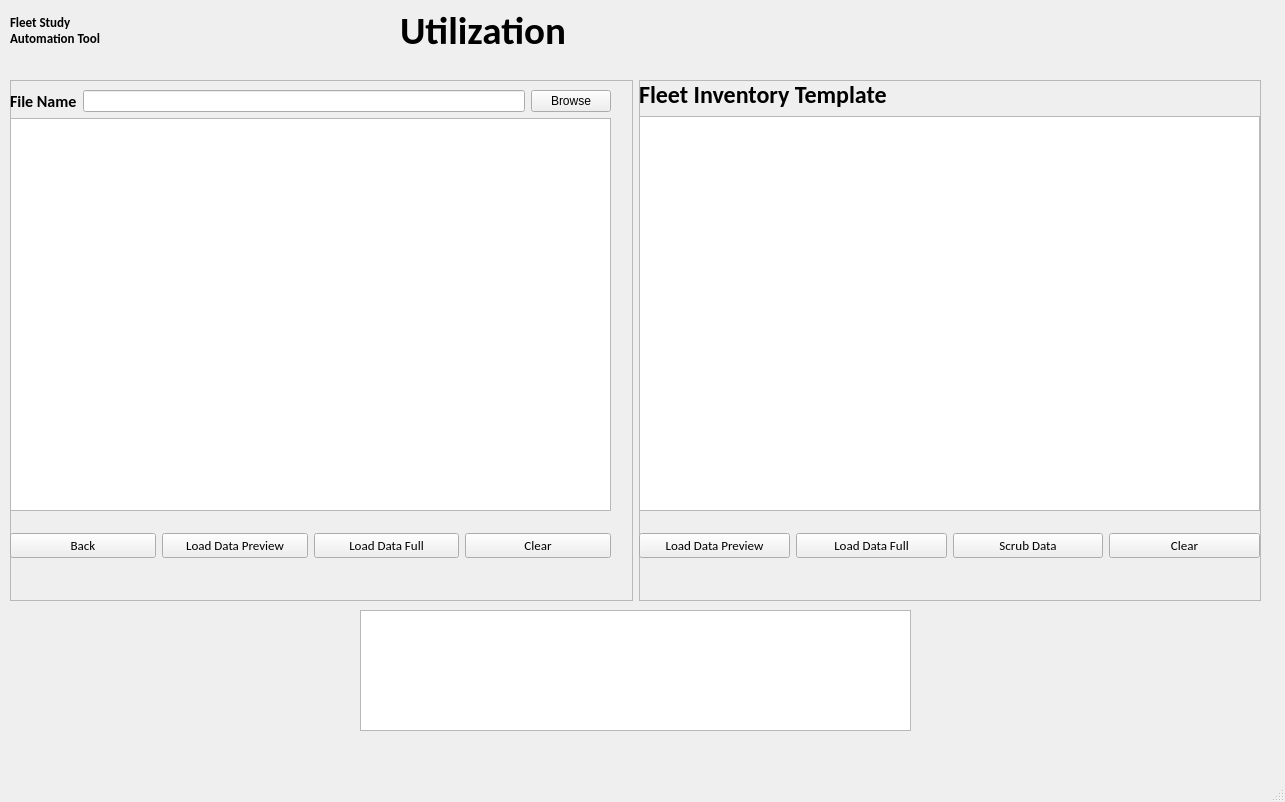
<?xml version="1.0" encoding="UTF-8"?>
<ui version="4.0">
 <class>DataViewMainWindow</class>
 <widget class="QMainWindow" name="DataViewMainWindow">
  <property name="geometry">
   <rect>
    <x>0</x>
    <y>0</y>
    <width>1285</width>
    <height>802</height>
   </rect>
  </property>
  <property name="windowTitle">
   <string>MainWindow</string>
  </property>
  <widget class="QWidget" name="centralwidget">
   <widget class="QLabel" name="label_3">
    <property name="geometry">
     <rect>
      <x>400</x>
      <y>10</y>
      <width>221</width>
      <height>41</height>
     </rect>
    </property>
    <property name="font">
     <font>
      <family>Calibri</family>
      <pointsize>29</pointsize>
      <weight>75</weight>
      <bold>true</bold>
      <underline>false</underline>
     </font>
    </property>
    <property name="text">
     <string>Utilization</string>
    </property>
   </widget>
   <widget class="QLabel" name="label">
    <property name="geometry">
     <rect>
      <x>10</x>
      <y>10</y>
      <width>117</width>
      <height>42</height>
     </rect>
    </property>
    <property name="font">
     <font>
      <family>Calibri</family>
      <pointsize>10</pointsize>
      <weight>75</weight>
      <bold>true</bold>
     </font>
    </property>
    <property name="text">
     <string>Fleet Study Automation Tool</string>
    </property>
    <property name="textFormat">
     <enum>Qt::RichText</enum>
    </property>
    <property name="wordWrap">
     <bool>true</bool>
    </property>
   </widget>
   <widget class="QTextBrowser" name="debugtextBrowser">
    <property name="geometry">
     <rect>
      <x>360</x>
      <y>610</y>
      <width>551</width>
      <height>121</height>
     </rect>
    </property>
   </widget>
   <widget class="QWidget" name="layoutWidget">
    <property name="geometry">
     <rect>
      <x>10</x>
      <y>80</y>
      <width>1251</width>
      <height>521</height>
     </rect>
    </property>
    <layout class="QHBoxLayout" name="horizontalLayout_3">
     <item>
      <widget class="QFrame" name="frame">
       <property name="frameShape">
        <enum>QFrame::StyledPanel</enum>
       </property>
       <property name="frameShadow">
        <enum>QFrame::Raised</enum>
       </property>
       <widget class="QWidget" name="layoutWidget">
        <property name="geometry">
         <rect>
          <x>0</x>
          <y>10</y>
          <width>601</width>
          <height>421</height>
         </rect>
        </property>
        <layout class="QGridLayout" name="gridLayout_2">
         <item row="1" column="0">
          <widget class="QTableView" name="tableView_2"/>
         </item>
         <item row="0" column="0">
          <layout class="QHBoxLayout" name="horizontalLayout_2">
           <item>
            <widget class="QLabel" name="label_5">
             <property name="font">
              <font>
               <family>Calibri</family>
               <pointsize>12</pointsize>
               <weight>75</weight>
               <bold>true</bold>
              </font>
             </property>
             <property name="text">
              <string>File Name</string>
             </property>
            </widget>
           </item>
           <item>
            <widget class="QLineEdit" name="lineEdit_2"/>
           </item>
           <item>
            <widget class="QPushButton" name="browseButton">
             <property name="text">
              <string>Browse</string>
             </property>
            </widget>
           </item>
          </layout>
         </item>
        </layout>
       </widget>
       <widget class="QWidget" name="">
        <property name="geometry">
         <rect>
          <x>0</x>
          <y>450</y>
          <width>601</width>
          <height>31</height>
         </rect>
        </property>
        <layout class="QHBoxLayout" name="horizontalLayout_4">
         <item>
          <widget class="QPushButton" name="backButton">
           <property name="font">
            <font>
             <family>Calibri</family>
             <pointsize>10</pointsize>
            </font>
           </property>
           <property name="text">
            <string>Back</string>
           </property>
          </widget>
         </item>
         <item>
          <widget class="QPushButton" name="pushButton_8">
           <property name="font">
            <font>
             <family>Calibri</family>
             <pointsize>10</pointsize>
            </font>
           </property>
           <property name="text">
            <string>Load Data Preview</string>
           </property>
          </widget>
         </item>
         <item>
          <widget class="QPushButton" name="pushButton_9">
           <property name="font">
            <font>
             <family>Calibri</family>
             <pointsize>10</pointsize>
            </font>
           </property>
           <property name="text">
            <string>Load Data Full</string>
           </property>
          </widget>
         </item>
         <item>
          <widget class="QPushButton" name="backButton_2">
           <property name="font">
            <font>
             <family>Calibri</family>
             <pointsize>10</pointsize>
            </font>
           </property>
           <property name="text">
            <string>Clear</string>
           </property>
          </widget>
         </item>
        </layout>
       </widget>
      </widget>
     </item>
     <item>
      <widget class="QFrame" name="frame_2">
       <property name="frameShape">
        <enum>QFrame::StyledPanel</enum>
       </property>
       <property name="frameShadow">
        <enum>QFrame::Raised</enum>
       </property>
       <widget class="QWidget" name="layoutWidget">
        <property name="geometry">
         <rect>
          <x>0</x>
          <y>0</y>
          <width>621</width>
          <height>431</height>
         </rect>
        </property>
        <layout class="QGridLayout" name="gridLayout_3">
         <item row="0" column="0">
          <widget class="QLabel" name="label_2">
           <property name="font">
            <font>
             <family>Calibri</family>
             <pointsize>18</pointsize>
             <weight>75</weight>
             <bold>true</bold>
            </font>
           </property>
           <property name="text">
            <string>Fleet Inventory Template</string>
           </property>
          </widget>
         </item>
         <item row="1" column="0">
          <widget class="QTableView" name="tableView_3"/>
         </item>
        </layout>
       </widget>
       <widget class="QWidget" name="">
        <property name="geometry">
         <rect>
          <x>0</x>
          <y>450</y>
          <width>621</width>
          <height>32</height>
         </rect>
        </property>
        <layout class="QHBoxLayout" name="horizontalLayout">
         <item>
          <widget class="QPushButton" name="pushButton_11">
           <property name="font">
            <font>
             <family>Calibri</family>
             <pointsize>10</pointsize>
            </font>
           </property>
           <property name="text">
            <string>Load Data Preview</string>
           </property>
          </widget>
         </item>
         <item>
          <widget class="QPushButton" name="pushButton_10">
           <property name="font">
            <font>
             <family>Calibri</family>
             <pointsize>10</pointsize>
            </font>
           </property>
           <property name="text">
            <string>Load Data Full</string>
           </property>
          </widget>
         </item>
         <item>
          <widget class="QPushButton" name="backButton_4">
           <property name="font">
            <font>
             <family>Calibri</family>
             <pointsize>10</pointsize>
            </font>
           </property>
           <property name="text">
            <string>Scrub Data</string>
           </property>
          </widget>
         </item>
         <item>
          <widget class="QPushButton" name="backButton_3">
           <property name="font">
            <font>
             <family>Calibri</family>
             <pointsize>10</pointsize>
            </font>
           </property>
           <property name="text">
            <string>Clear</string>
           </property>
          </widget>
         </item>
        </layout>
       </widget>
      </widget>
     </item>
    </layout>
   </widget>
   <widget class="QWidget" name="">
    <property name="geometry">
     <rect>
      <x>0</x>
      <y>0</y>
      <width>2</width>
      <height>2</height>
     </rect>
    </property>
    <layout class="QHBoxLayout" name="horizontalLayout_5"/>
   </widget>
  </widget>
  <widget class="QMenuBar" name="menubar">
   <property name="geometry">
    <rect>
     <x>0</x>
     <y>0</y>
     <width>1285</width>
     <height>26</height>
    </rect>
   </property>
  </widget>
  <widget class="QStatusBar" name="statusbar"/>
 </widget>
 <resources/>
 <connections>
  <connection>
   <sender>lineEdit_2</sender>
   <signal>returnPressed()</signal>
   <receiver>DataViewMainWindow</receiver>
   <slot>returnPressedSlot()</slot>
   <hints>
    <hint type="sourcelabel">
     <x>216</x>
     <y>133</y>
    </hint>
    <hint type="destinationlabel">
     <x>127</x>
     <y>692</y>
    </hint>
   </hints>
  </connection>
  <connection>
   <sender>browseButton</sender>
   <signal>clicked()</signal>
   <receiver>DataViewMainWindow</receiver>
   <slot>browseSlot()</slot>
   <hints>
    <hint type="sourcelabel">
     <x>564</x>
     <y>131</y>
    </hint>
    <hint type="destinationlabel">
     <x>242</x>
     <y>682</y>
    </hint>
   </hints>
  </connection>
  <connection>
   <sender>backButton_2</sender>
   <signal>clicked()</signal>
   <receiver>DataViewMainWindow</receiver>
   <slot>clearCustDataSlot()</slot>
   <hints>
    <hint type="sourcelabel">
     <x>544</x>
     <y>586</y>
    </hint>
    <hint type="destinationlabel">
     <x>285</x>
     <y>706</y>
    </hint>
   </hints>
  </connection>
  <connection>
   <sender>pushButton_9</sender>
   <signal>clicked()</signal>
   <receiver>DataViewMainWindow</receiver>
   <slot>loadDataFullSlot()</slot>
   <hints>
    <hint type="sourcelabel">
     <x>423</x>
     <y>587</y>
    </hint>
    <hint type="destinationlabel">
     <x>165</x>
     <y>715</y>
    </hint>
   </hints>
  </connection>
  <connection>
   <sender>pushButton_8</sender>
   <signal>clicked()</signal>
   <receiver>DataViewMainWindow</receiver>
   <slot>loadDataPrevSlot()</slot>
   <hints>
    <hint type="sourcelabel">
     <x>261</x>
     <y>583</y>
    </hint>
    <hint type="destinationlabel">
     <x>37</x>
     <y>721</y>
    </hint>
   </hints>
  </connection>
  <connection>
   <sender>backButton</sender>
   <signal>clicked()</signal>
   <receiver>DataViewMainWindow</receiver>
   <slot>backSlot()</slot>
   <hints>
    <hint type="sourcelabel">
     <x>90</x>
     <y>577</y>
    </hint>
    <hint type="destinationlabel">
     <x>150</x>
     <y>651</y>
    </hint>
   </hints>
  </connection>
  <connection>
   <sender>backButton_3</sender>
   <signal>clicked()</signal>
   <receiver>DataViewMainWindow</receiver>
   <slot>clearInvenDataSlot()</slot>
   <hints>
    <hint type="sourcelabel">
     <x>1179</x>
     <y>584</y>
    </hint>
    <hint type="destinationlabel">
     <x>1078</x>
     <y>693</y>
    </hint>
   </hints>
  </connection>
  <connection>
   <sender>backButton_4</sender>
   <signal>clicked()</signal>
   <receiver>DataViewMainWindow</receiver>
   <slot>cleanDataSlot()</slot>
   <hints>
    <hint type="sourcelabel">
     <x>1053</x>
     <y>585</y>
    </hint>
    <hint type="destinationlabel">
     <x>1149</x>
     <y>718</y>
    </hint>
   </hints>
  </connection>
  <connection>
   <sender>pushButton_10</sender>
   <signal>clicked()</signal>
   <receiver>DataViewMainWindow</receiver>
   <slot>loadInvenDataFullSlot()</slot>
   <hints>
    <hint type="sourcelabel">
     <x>881</x>
     <y>581</y>
    </hint>
    <hint type="destinationlabel">
     <x>1013</x>
     <y>719</y>
    </hint>
   </hints>
  </connection>
  <connection>
   <sender>pushButton_11</sender>
   <signal>clicked()</signal>
   <receiver>DataViewMainWindow</receiver>
   <slot>loadInvenDataPrevSlot()</slot>
   <hints>
    <hint type="sourcelabel">
     <x>730</x>
     <y>584</y>
    </hint>
    <hint type="destinationlabel">
     <x>1230</x>
     <y>665</y>
    </hint>
   </hints>
  </connection>
 </connections>
 <slots>
  <slot>returnPressedSlot()</slot>
  <slot>browseSlot()</slot>
  <slot>cleanDataSlot()</slot>
  <slot>loadDataFullSlot()</slot>
  <slot>loadDataPrevSlot()</slot>
  <slot>backSlot()</slot>
  <slot>clearInvenDataSlot()</slot>
  <slot>clearCustDataSlot()</slot>
  <slot>loadInvenDataFullSlot()</slot>
  <slot>loadInvenDataPrevSlot()</slot>
 </slots>
</ui>
